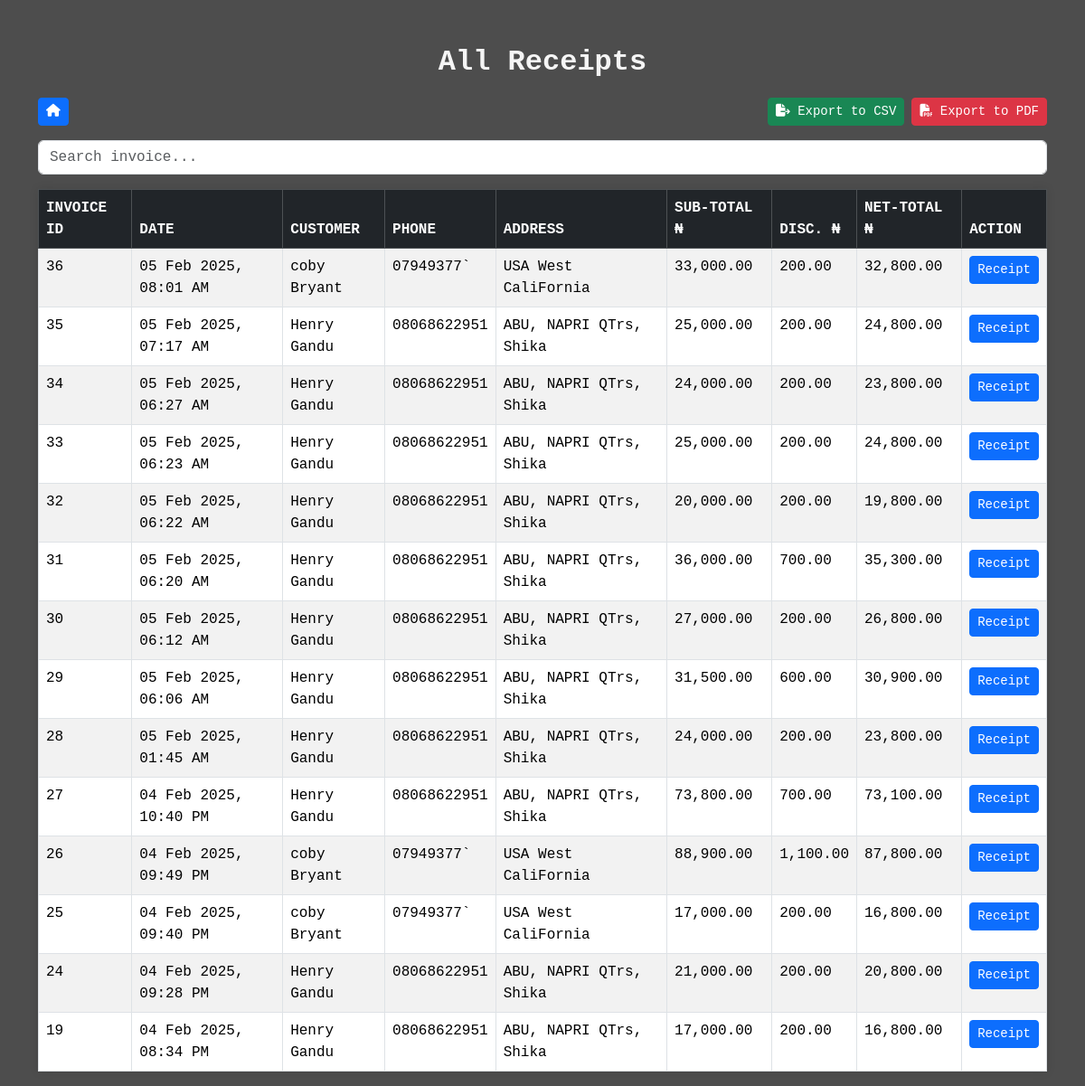
/invoices.php, run on the app's committed database.
### tables this page shows
CREATE TABLE `invoices` (
  `id` int(11) NOT NULL,
  `customer_id` int(11) NOT NULL,
  `total_amount` decimal(10,2) NOT NULL DEFAULT 0.00,
  `discount` decimal(10,2) NOT NULL DEFAULT 0.00,
  `grand_total` decimal(10,2) NOT NULL DEFAULT 0.00,
  `created_at` timestamp NOT NULL DEFAULT current_timestamp()
);

CREATE TABLE `customers` (
  `id` int(11) NOT NULL,
  `name` varchar(255) NOT NULL,
  `phone` varchar(20) NOT NULL,
  `address` text DEFAULT NULL,
  `created_at` timestamp NOT NULL DEFAULT current_timestamp()
);

### invoices.php (the view, shortened to what this page needs)
<?php
require_once 'db.php';
$stmt = $pdo->prepare("
    SELECT invoices.id, invoices.created_at,
           customers.name, customers.phone, customers.address,
           SUM(invoice_items.unit_price * invoice_items.quantity) AS before_discount,
           SUM(products.discount) AS discount,
           SUM((invoice_items.unit_price * invoice_items.quantity) - products.discount) AS payable_total
    FROM invoices
    JOIN customers ON invoices.customer_id = customers.id
    JOIN invoice_items ON invoices.id = invoice_items.invoice_id
    JOIN products ON invoice_items.product_id = products.id
    GROUP BY invoices.id
    ORDER BY invoices.created_at DESC
");
$stmt->execute();
$invoices = $stmt->fetchAll(PDO::FETCH_ASSOC);
?>
<!DOCTYPE html>
<html lang="en">
<head>
    <link href="https://cdn.jsdelivr.net/npm/bootstrap@5.3.2/dist/css/bootstrap.min.css" rel="stylesheet">
    <link href="icons_fonts/css/all.css" rel="stylesheet">
</head>
<body>
<div class="container-fluid">
    <div class="row">
<div class="col-md-12">
<div class="main-content" style="margin-top: 50px;">
    <h2 class="text-center"><strong>All Receipts</strong></h2>
    <div class="container">
         <div class="nav-items mb-3">
            <a href="index.php"><button class="btn btn-primary btn-sm"><i class="fas fa-home"></i></button></a>
            <button id="exportPDF" class="btn btn-danger ms-2 btn-sm" style="float: right;">
                <i class="fas fa-file-pdf"></i> Export to PDF
            </button>
            <button id="exportCSV" class="btn btn-success btn-sm" style="float: right;">
                <i class="fas fa-file-export"></i> Export to CSV
            </button>
        </div>
        <div class="form-group mb-3">
            <input type="text" id="invoiceSearch" class="form-control" placeholder="Search invoice...">
        </div>
        <div id="invoiceContent">
        <table class="table table-bordered table-striped">
            <thead class="table-dark">
                <tr>
                    <th>Invoice ID</th>
                    <th>Date</th>
                    <th>Customer</th>
                    <th>Phone</th>
                    <th>Address</th>
                    <th>Sub-Total ₦</th>
                    <th>Disc. ₦</th>
                    <th>Net-Total ₦</th>
                    <th>Action</th>
                </tr>
            </thead>
            <tbody id="invoiceTableBody">
                <?php foreach ($invoices as $invoice): ?>
                <tr>
                    <td><?php echo $invoice['id']; ?></td>
                    <td><?php echo date('d M Y, h:i A', strtotime($invoice['created_at'])); ?></td>
                    <td><?php echo htmlspecialchars($invoice['name']); ?></td>
                    <td><?php echo htmlspecialchars($invoice['phone']); ?></td>
                    <td><?php echo htmlspecialchars($invoice['address']); ?></td>
                    <td><?php echo number_format($invoice['before_discount'], 2); ?></td>
                    <td><?php echo number_format($invoice['discount'], 2); ?></td>
                    <td><?php echo number_format($invoice['payable_total'], 2); ?></td>
                    <td>
                        <a href="receipt.php?invoice_id=<?php echo $invoice['id']; ?>" class="btn btn-sm btn-primary">
                            Receipt
                        </a>
                    </td>
                </tr>
                <?php endforeach; ?>
            </tbody>
        </table>
    </div>
    </div>
</div>
</div>
</div>
</div>
</body>
</html>

### invoices.php (style rules this page uses)
body { background-color: #4d4d4d; font-family: 'Courier New', monospace; }
.container { margin-top: 20px; }
.text-center, h2 { color: whitesmoke; }
.table { background: white; }
table { width: 100%; border-collapse: collapse; margin-bottom: 20px; box-shadow: 0 0 10px rgba(0, 0, 0, 0.1); }
th, td { padding: 12px 15px; text-align: left; border-bottom: 1px solid #ddd; }
th { background-color: #f2f2f2; color: #333; text-transform: uppercase; font-weight: bold; }

### data on the page
invoices: id "36", created_at "05 Feb 2025, 08:01 AM", customer.name "coby Bryant", customer.phone "07949377`", customer.address "USA West CaliFornia", before_discount "33,000.00", discount "200.00", payable_total "32,800.00"
invoices: id "35", created_at "05 Feb 2025, 07:17 AM", customer.name "Henry Gandu", customer.phone "08068622951", customer.address "ABU, NAPRI QTrs, Shika", before_discount "25,000.00", discount "200.00", payable_total "24,800.00"
invoices: id "34", created_at "05 Feb 2025, 06:27 AM", customer.name "Henry Gandu", customer.phone "08068622951", customer.address "ABU, NAPRI QTrs, Shika", before_discount "24,000.00", discount "200.00", payable_total "23,800.00"
invoices: id "33", created_at "05 Feb 2025, 06:23 AM", customer.name "Henry Gandu", customer.phone "08068622951", customer.address "ABU, NAPRI QTrs, Shika", before_discount "25,000.00", discount "200.00", payable_total "24,800.00"
invoices: id "32", created_at "05 Feb 2025, 06:22 AM", customer.name "Henry Gandu", customer.phone "08068622951", customer.address "ABU, NAPRI QTrs, Shika", before_discount "20,000.00", discount "200.00", payable_total "19,800.00"
invoices: id "31", created_at "05 Feb 2025, 06:20 AM", customer.name "Henry Gandu", customer.phone "08068622951", customer.address "ABU, NAPRI QTrs, Shika", before_discount "36,000.00", discount "700.00", payable_total "35,300.00"
invoices: id "30", created_at "05 Feb 2025, 06:12 AM", customer.name "Henry Gandu", customer.phone "08068622951", customer.address "ABU, NAPRI QTrs, Shika", before_discount "27,000.00", discount "200.00", payable_total "26,800.00"
invoices: id "29", created_at "05 Feb 2025, 06:06 AM", customer.name "Henry Gandu", customer.phone "08068622951", customer.address "ABU, NAPRI QTrs, Shika", before_discount "31,500.00", discount "600.00", payable_total "30,900.00"
invoices: id "28", created_at "05 Feb 2025, 01:45 AM", customer.name "Henry Gandu", customer.phone "08068622951", customer.address "ABU, NAPRI QTrs, Shika", before_discount "24,000.00", discount "200.00", payable_total "23,800.00"
invoices: id "27", created_at "04 Feb 2025, 10:40 PM", customer.name "Henry Gandu", customer.phone "08068622951", customer.address "ABU, NAPRI QTrs, Shika", before_discount "73,800.00", discount "700.00", payable_total "73,100.00"
invoices: id "26", created_at "04 Feb 2025, 09:49 PM", customer.name "coby Bryant", customer.phone "07949377`", customer.address "USA West CaliFornia", before_discount "88,900.00", discount "1,100.00", payable_total "87,800.00"
invoices: id "25", created_at "04 Feb 2025, 09:40 PM", customer.name "coby Bryant", customer.phone "07949377`", customer.address "USA West CaliFornia", before_discount "17,000.00", discount "200.00", payable_total "16,800.00"
invoices: id "24", created_at "04 Feb 2025, 09:28 PM", customer.name "Henry Gandu", customer.phone "08068622951", customer.address "ABU, NAPRI QTrs, Shika", before_discount "21,000.00", discount "200.00", payable_total "20,800.00"
invoices: id "19", created_at "04 Feb 2025, 08:34 PM", customer.name "Henry Gandu", customer.phone "08068622951", customer.address "ABU, NAPRI QTrs, Shika", before_discount "17,000.00", discount "200.00", payable_total "16,800.00"
